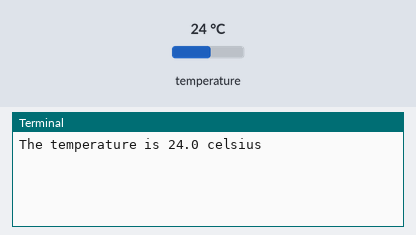
Simulated run of this program. Board: Raspberry Pi (BCM pin numbers). Parts: the last lines printed to the terminal. The test bench sets the inputs (shaded band); at power-on: temperature 24 °C.

Above: at 1.2 s.
1.3 s: temperature set to 12 °C
At 2.9 s:
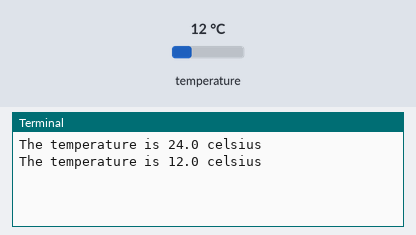
3.8 s: temperature set to 19 °C
At 4.9 s:
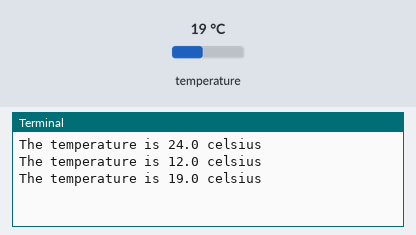
Timing chart, 0 to 6.8 s (numbered marks = the images above; inputs shaded):
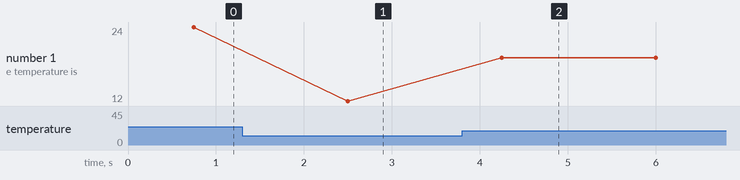

Measured:
- after the input at 1.3 s, the terminal: prints a new line after 1.2 s (image 1)
- after the input at 3.8 s, the terminal: prints a new line after 0.45 s (image 2)
- plotted number 1: 24 → 12 after the input at 1.3 s, 12 → 19 after the input at 3.8 s

The program:

ds18b20.py
```python
import time                             #Importamos el paquete time
from w1thermsensor import W1ThermSensor,Sensor #Importamos el paquete W1ThermSensor

sensor = W1ThermSensor() #Creamos el objeto sensor

while True:
    temperature = sensor.get_temperature()                #Obtenemos la temperatura en centígrados
    print("The temperature is %s celsius" % temperature)  #Imprimimos el resultado
    time.sleep(1)   
```
